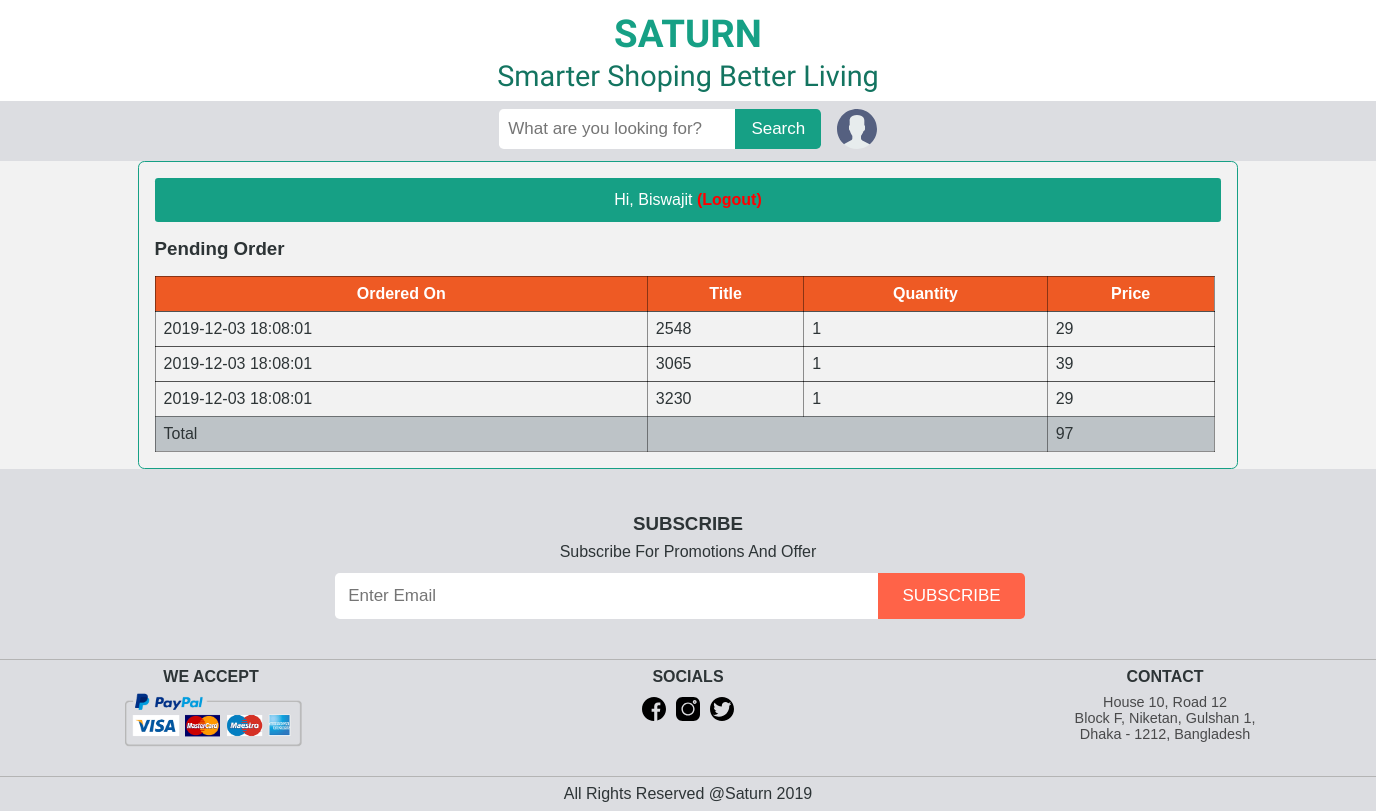
The app's page /shop/user_dashboard.php (signed in) with its own data.
### tables this page shows
CREATE TABLE `users` (
  `id` int(11) NOT NULL,
  `frist_name` varchar(80) NOT NULL,
  `last_name` varchar(80) NOT NULL,
  `email` varchar(80) NOT NULL,
  `city` varchar(80) NOT NULL,
  `post` varchar(80) NOT NULL,
  `full_address` varchar(200) NOT NULL,
  `password` varchar(200) NOT NULL,
  `registered_on` timestamp NOT NULL DEFAULT current_timestamp() ON UPDATE current_timestamp()
);

CREATE TABLE `orders` (
  `id` int(11) NOT NULL,
  `product_id` varchar(80) NOT NULL,
  `price` varchar(30) NOT NULL,
  `order_status` varchar(30) NOT NULL,
  `ispaid` varchar(30) NOT NULL,
  `ordered_on` timestamp NOT NULL DEFAULT current_timestamp() ON UPDATE current_timestamp(),
  `customer_id` int(80) NOT NULL
);

### public/shop/user_dashboard.php (the view, shortened to what this page needs)
<?php
  include_once $_SERVER["DOCUMENT_ROOT"] . '/app/layout/header.php';
  require $_SERVER["DOCUMENT_ROOT"] . '/app/config/db_config.php';
  $uemail = $_SESSION['email'];
  $getNameSQL = "select frist_name from users where email = '$uemail'";
  $getNameSQL = $conn->query($getNameSQL);
  if ($getNameSQL) {
    $getName = $getNameSQL->fetch_assoc();
  }
?>
<div class="ud-container">
    <div class="ud-name">Hi, <?php echo $getName['frist_name'] ?> <a href="shop/user_logout.php" style="text-decoration: none; color: red; font-weight: bold">(Logout)</a></div>
    <div class="pending-order">
      <h3 class="py-3">Pending Order</h3>
      <table>
        <thead>
          <tr>
            <th>Ordered On</th>
            <th>Title</th>
            <th>Quantity</th>
            <th>Price</th>
           </tr>
        </thead>
        <tbody>
          <?php
          $individualOrderSQL = "SELECT ordered_on, email, frist_name, city, post, product_id, price, ispaid, customer_id FROM users JOIN orders ON users.id = orders.customer_id WHERE email = '$uemail' AND order_status = 'pending'";
          $individualOrder = $conn->query($individualOrderSQL);
          $amount = 0;
          if ($individualOrder) {
            while ($row = $individualOrder->fetch_assoc()) {
              $amount += $row['price'];
              ?>
          <tr>
            <tr>
            <td><?php echo $row['ordered_on'] ?></td>
            <td><?php echo $row['product_id'] ?></td>
            <td>1</td>
            <td><?php echo $row['price'] ?></td>
          </tr>
              <?php
            }
          }
        ?>
        </tbody>
        <tfoot>
          <tr>
            <td>Total</td>
            <td colspan='2'></td>
            <td><?php echo $amount ?></td>
          </tr>
        </tfoot>
      </table>
    </div>
  </div>
<?php include_once $_SERVER["DOCUMENT_ROOT"] . '/app/layout/footer.php' ?>

### public/asset/css/main.css (style rules this page uses)
:root { --success: #16a085; --success-dark: #137460; --danger: #ff6348; --danger-dark: #c0392b; --clouds: #dcdde1; --silver: #bdc3c7; --warning: #F79F1F; --white: #FFFFFF; --orange: #EE5A24; --dark: #2d3436; --black: #000000; --body: #F2F2F2; --subtitle: #7A7A7A; }
html { display: none; }
body { font-family: 'Open Sans', sans-serif; background: var(--body); color: var(--dark); overflow-x: hidden; min-width: 1366px; }
#order-summery, th, td { border: 1px solid var(--danger); border-collapse: collapse; }
th, td { padding: 0.5rem; }
.ud-container { width: 80%; margin: 0 auto; border: 1px solid #16a085; padding: 1rem; border-radius: 0.4rem; }
.ud-name { background: #16a085; padding: 0.8rem; color: white; text-align: center; border-radius: 0.2rem; }
.ud-container table, .ud-container table th, .ud-container table td { border: 1px solid rgba(0, 0, 0, 0.425); border-collapse: collapse; }
.ud-container table th { background: #EE5A24; color: white; }
.ud-container table tfoot { background: #bdc3c7; }
.ud-container table { width: 1060px; }
* { box-sizing: border-box }
body { font-family: Verdana, sans-serif; margin: 0 }
* { margin: 0; padding: 0; box-sizing: border-box; }
.pt-3, .py-3 { padding-top: 1rem; }
.pb-3, .py-3 { padding-bottom: 1rem; }

### records on screen
users: frist_name "Biswajit"
orders: ordered_on "2019-12-03 18:08:01", product "2548", price "29"
orders: ordered_on "2019-12-03 18:08:01", product "3065", price "39"
orders: ordered_on "2019-12-03 18:08:01", product "3230", price "29"

### other values on screen
$amount "97"
